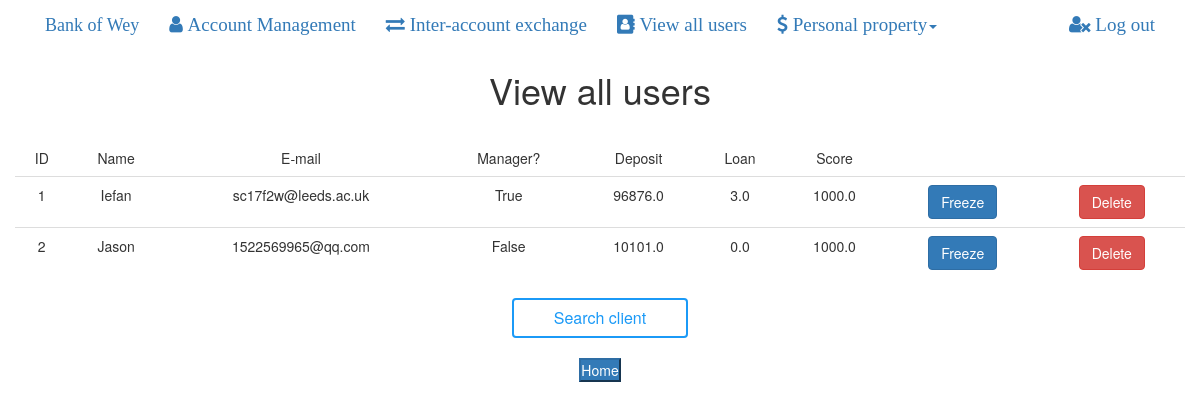
The page /view/1 (signed in) on the database its author committed.
### app/models.py (models this page shows, shortened)
class User(UserMixin,db.Model):
    __tablename__ = 'User'
    id = db.Column(db.Integer,primary_key=True)
    name = db.Column(db.String(10),index=True)
    pwd = db.Column(db.String(20),index=True)
    email = db.Column(db.String(30),index=True,unique=True)
    manager = db.Column(db.Boolean,index=True)
    account = db.relationship('Account',uselist=False,backref="User")

class Account(db.Model):
    __tablename__ = 'Account'
    id = db.Column(db.Integer,primary_key=True,autoincrement=True)
    score = db.Column(db.Float,index=True)
    loan = db.Column(db.Float,index=True,default=0)
    money = db.Column(db.Float,index=True)
    trans = db.relationship('Account',secondary=link)
    owner_id = db.Column(db.Integer,db.ForeignKey('User.id'))
    owner = db.relationship('User')

### app/views.py (the view)
@app.route('/view/<id>',methods=['GET','POST'])
@login_required
def view(id):
    if (current_user.id == int(id)):
        infos = User.query.all()
        man = User.query.get(id)
        return render_template('view_all.html',
                               infos=infos,
                               obj=man)
    else:
        return current_app.login_manager.unauthorized()

### app/views.py (called while the page is built)
@login.user_loader
def load_user(id):
    return User.query.get(int(id))

### app/templates/view_all.html (shortened to what this page needs)
{% extends "home_base.html" %}
{% block content %}
<div class="container-fluid">
    <h1>View all users</h1>
    <br>
    <table class="table table-hover">
        <thead>
        <tr>
            <td>ID</td>
            <td>Name</td>
            <td>E-mail</td>
            <td>Manager?</td>
            <td>Deposit</td>
            <td>Loan</td>
            <td>Score</td>
        </tr>
        </thead>
        <tbody>
        {% for info in infos %}
        <tr>
            <td>{{ info.id }}</td>
            <td>{{ info.name }}</td>
            <td>{{ info.email }}</td>
            <td>{{ info.manager }}</td>
            <td>{{ info.account.money }}</td>
            <td>{{ info.account.loan }}</td>
            <td>{{ info.account.score }}</td>
            <td><a href="/freeze/{{ info.id }}"><button type="button" class="btn btn-primary">Freeze</button></a></td>
            <td><a href="/delete/{{ info.id }}" onclick="sure();return false;"><button type="button" class="btn btn-danger">Delete</button></a> </td>
        </tr>
        {% endfor %}
        </tbody>
    </table>
    <a href="/select/{{ obj.id }}"><button type="button" class="button button-glow button-border button-rounded button-primary">Search client</button></a>
    <br><br>
    <a href="/home/{{ obj.id }}"><button type="button" class="btn-primary">Home</button></a>
</div>
{% endblock %}

### app/templates/home_base.html (shortened to what this page needs)
<!DOCTYPE html>
<html lang="en">
<head>
    <link rel="stylesheet" href="../static/css/bootstrap.min.css" type="text/css">
    <link rel="stylesheet" href="../static/css/font-awesome.min.css" type="text/css">
    <link rel="stylesheet" href="../static/css/style.css">
    <link rel="stylesheet" href="../static/css/button.css">
</head>
<body>
<nav class="nav navbar-collapse" id="nav">
    <div class="container-fluid">
        <div class="navbar-header">
            <a class="navbar-brand" href="/home/{{ obj.id }}">Bank of Wey</a>
        </div>
        <div class="collapse navbar-collapse" id="navcollapse">
        <ul class="nav navbar-nav" >
            <li class="active"><a href="/mod/{{ obj.id }}"><i class="fa fa-user" aria-hidden="true"> Account Management</i></a></li>
            <li><a href="/trans/{{ obj.id }}"><i class="fa fa-exchange"> Inter-account exchange</i></a></li>
            {% if obj.manager %}
                <li><a href="/view/{{ obj.id }}"><i class="fa fa-address-book" aria-hidden="true"> View all users</i></a></li>
            {% endif %}
            <li class="dropdown">
                <a class="dropdown-toggle" data-toggle="dropdown">
                    <i class="fa fa-dollar"> Personal property</i><b class="caret"></b>
                </a>
            </li>
        </ul>
        <ul class="nav navbar-nav navbar-right">
            <li>
                <a href="/logout">
                    <i class="fa fa-user-times" aria-hidden="true"> Log out</i>
                </a>
            </li>
        </ul>
        </div>
    </div>
</nav>
{% block content %}{% endblock %}
</body>
</html>

### app/static/css/style.css (style rules this page uses)
#nav { font-family: Serif; font-size: 19px; margin: 0; }
* { margin:0 auto; padding:0px; text-align:center; text-decoration:none; }

### rows shown on the page
User: id "1", name "Iefan", email "sc17f2w@leeds.ac.uk", manager "True", account.money "96876.0", account.loan "3.0", account.score "1000.0"
User: id "2", name "Jason", email "1522569965@qq.com", manager "False", account.money "10101.0", account.loan "0.0", account.score "1000.0"
